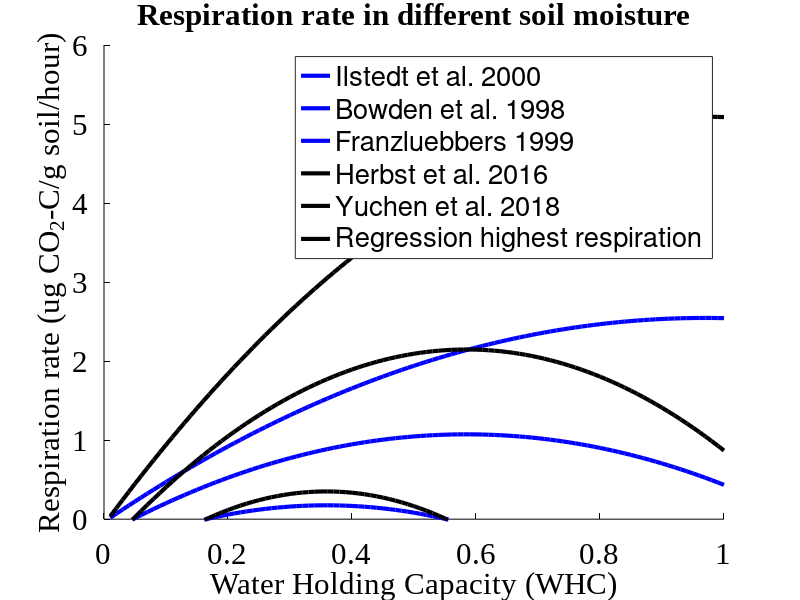

This chart was generated by the following MATLAB code:
%% Plot CO2 respiration rates from the reference
clear;

%% Ilstedt et al. 2000
x1=[0.36 0.36 0.36 0.36 0.42 0.42 0.42 0.42 0.48 0.48 0.48 0.48 0.54 0.54 0.54 0.54 0.6 0.6 0.6 0.6];
y1=[1.69 2.155 1.96 1.775 2.07 1.84 2.01 1.835 1.94 2.055 2 1.915 2.145 2.14 1.97 2.1 2.25 2.375 2.145 1.77];%c.org=0.033
org1=0.033;

x2=[0.36 0.36 0.36 0.42 0.42 0.42 0.48 0.48 0.48 0.48 0.54 0.54 0.54 0.54 0.6 0.6 0.6 0.6];
y2=[1.385 1.27 1.265 1.425 1.335 1.495 1.42 1.495 1.57 1.35 1.53 1.56 1.415 1.495 1.505 1.38 1.42 1.53];%c.org=0.023
org2=0.023;

%% Curiel 2007
x3=[0.5 0.997 0.5 0.997 0.997 0.997 0.5 0.997 0.5 0.997 0.5 0.997 0.5 0.997 0.5 0.997 0.5 0.997 0.5 0.997 0.5 0.997 0.5 0.997 0.5 0.997];
y3=[1.317 2.856 1.871 2.858 1.789 2.596 1.747 3.561 1.278 2.243 2.259 4.106 2.404 2.827 1.633 4.383 1.582 3.075 2.092 4.804 2.098 3.167 2.266 5.474 1.987 3.289];%c.org=0.139
org3=0.139;

x4=[0.4 0.972 0.4 0.972 0.972 0.972 0.4 0.972 0.4 0.972 0.4 0.972 0.972 0.4 0.972 0.972 0.4 0.972 0.4 0.972 0.4 0.972 0.4 0.972];
y4=[0.861 1.707 1.185 2.11 1.597 2.621 1.303 2.391 1.972 1.598 1.416 2.253 2.832 1.065 2.513 2.234 1.264 2.733 2.126 2.224 1.162 3.465 1.731 3.277];%c.org=0.064
org4=0.064;

x5=[0.126 0.995 0.126 0.995 0.126 0.995 0.126 0.126 0.995 0.126 0.995 0.126 0.995 0.126 0.995];
y5=[0.415 1.447 0.318 1.062 0.41 2.112 0.595 0.375 1.693 0.201 2.241 0.359 2.291 0.208 2.536];%c.org=0.017
org5=0.017;

x6=[0.183 0.961 0.183 0.961 0.183 0.961 0.183 0.961 0.183 0.961 0.183 0.961 0.183 0.961];
y6=[0.511 3.003 0.424 2.399 0.526 3.916 0.581 3.685 0.257 4.337 0.409 4.421 0.295 5.298];%c.org=0.039
org6=0.039;

%% Katterer 1998
x7=[0.39 0.56 0.76 1 0.39 0.56 0.76 1];
y7=[0.028 0.041 0.059 0.124 0.06 0.089 0.157 0.237];%c.org=0.013
org7=0.013;

x8=[0.34 0.52 0.72 1 0.34 0.52 0.72 1];
y8=[0.046 0.125 0.298 0.672 0.191 0.378 0.763 1.253];%c.org=0.023
org8=0.023;

%% Bowden et al. 1998
x9=[0.150608188	0.158192958	0.150569817	0.159753399	0.155187189	0.445915352	0.45193968	0.460982567	0.473082384	0.467032475	0.619149943	0.611539593	0.619188315	0.640701943	0.744202704	0.765345408	0.759103641	0.763529156	0.888543545	0.879705307	0.919291918	0.977041045	0.969430695	0.974009695	0.963201719];
y9=[0.25210084	0.336134454	0.378151261	0.210084034	0.210084034	0.168067227	0.378151261	0.672268908	0.924369748	0.798319328	1.092436975	1.092436975	0.966386555	0.294117647	0.294117647	0.840336134	1.344537815	1.806722689	1.134453782	0.168067227	0.12605042	0.420168067	0.420168067	0.378151261	0.882352941];

%% Franzluebbers 1999
x10=[0.048420011	0.118731062	0.207222806	0.25069569	0.359346979	0.441098262	0.440356193	0.543380125	0.549069322	0.612639911	0.625935316	0.676396018	0.766248222	0.811081566	0.779605467	0.875888937];
y10=[1.990291262	1.796116505	2.330097087	3.203883495	2.912621359	3.737864078	4.32038835	3.446601942	3.980582524	4.077669903	3.640776699	4.029126214	3.495145631	3.300970874	3.009708738	2.427184466]/12*44/24;

x11=[0.059224542	0.092336722	0.170308601	0.229350539	0.306531134	0.40416337	0.39211151	0.476657131	0.502282549	0.546716173	0.592062816	0.62474892	0.766449571	0.823908942	0.87509891	0.798526995];
y11=[1.291021973	2.193907115	2.777980401	3.811213099	3.558820379	4.465856717	5.365836022	6.079011504	5.887641366	5.118424737	5.314361191	5.766841561	5.518600037	4.878900724	4.431816909	5.327645018]/12*44/24;

x12=[0.076433121	0.044585987	0.152866242	0.203821656	0.27388535	0.324840764	0.350318471	0.382165605	0.401273885	0.484076433	0.49044586	0.547770701	0.624203822	0.687898089	0.738853503	0.78343949];
y12=[2.385483716	1.032302608	2.77643913	3.487453431	3.684980171	5.489768057	4.526312943	5.043078957	5.752044225	6.014730201	5.822121139	6.083167888	5.959406321	5.963504386	5.709424348	6.033991107]/12*44/24;

x13=[0.063291139	0.094936709	0.183544304	0.215189873	0.329113924	0.35443038	0.360759494	0.46835443	0.512658228	0.550632911	0.582278481	0.664556962	0.727848101	0.759493671	0.848101266	0.860759494];
y13=[0.705155566	1.663247368	2.561231515	4.347921448	3.271631373	4.484273039	5.185797942	5.447609133	5.131741394	5.644068378	6.219730273	5.842544659	5.782840412	5.019997634	5.025645333	4.644022241]/12*44/24;

x14=[0.056074766	0.081055663	0.162228884	0.21748075	0.299124199	0.335214248	0.341679892	0.46770117	0.410450832	0.50455534	0.554517134	0.599365191	0.706048316	0.699230001	0.793510845	0.762769647];
y14=[0.637383178	0.828598131	1.465981308	2.931962617	3.059439252	4.84411215	4.652897196	4.397943925	5.099065421	5.354018692	5.736448598	4.84411215	5.099065421	5.67271028	5.736448598	4.971588785]/12*44/24;

%% Herbst et al. 2016
x15=[0.773169	0.587619	0.533551	0.288034	0.192186	0.128534	0.58364	0.450584	0.40014	0.292916	0.259531	0.195927	0.723186	0.414546	0.321954	0.195775	0.154623	0.142519	0.606019	0.575953	0.327697	0.238877	0.174055	0.152539];
y15=[0.5539092	0.525372	0.3944466	0.2737986	0.1651374	0.1063494	0.4783374	0.4610334	0.3435042	0.348876	0.2877504	0.2297382	0.69936	0.4123554	0.322992	0.1777818	0.02528478	0.0112332	0.66747	0.7017	0.749184	0.614016	0.5790276	0.3964914];

x16=[0.982686	0.786745	0.650814	0.370994	0.260259	0.179032	0.7595	0.595636	0.526591	0.388182	0.339818	0.268864	0.924632	0.499938	0.409181	0.259859	0.200518	0.13885	0.85843	0.601832	0.4707	0.360209	0.259026	0.200745];
y16=[1.012398	0.828408	0.5985858	0.3429798	0.2634414	0.3105264	0.705666	0.5245662	0.462789	0.416772	0.3222534	0.3194886	1.261242	1.013664	0.953352	0.5827476	0.4272294	0.3938874	0.634356	0.4220424	0.4038294	0.378276	0.292191	0.2458458];

%% Our data
x_axis=[0 0.33 0.66 1];
top=[0.0755 1.5530 2.4040 1.2925];
mid=[0.1545 0.8525 1.1175 0.5905];
bot=[0.2030 0.6395 0.5700 0.3050];%per g-soil

%top=[3.5952 73.9524 114.4762 61.5476];
%mid=[11.0357 60.8929 79.8214 42.1786];
%bot=[22.5556 71.0556 63.3333 33.8889];%per g-org.C

top_1=zeros(1,100);
mid_1=zeros(1,100);
bot_1=zeros(1,100);
for i=1:100
    top_1(i)=-5.855*(i*0.01)^2+7.2*(i*0.01)+0.2;
    mid_1(i)=-1.524*(i*0.01)^3-0.4794*(i*0.01)^2+2.439*(i*0.01)+0.1545;
    bot_1(i)=1.474*(i*0.01)^3-3.783*(i*0.01)^2+2.41*(i*0.01)+0.203;%per g-soil
    
    %top_1(i)=-278.7*(i*0.01)^3+138.9*(i*0.01)^2+197.7*(i*0.01)+3.595;
    %mid_1(i)=-108.9*(i*0.01)^3-34.24*(i*0.01)^2+174.2*(i*0.01)+11.04;
    %bot_1(i)=163.8*(i*0.01)^3-420.3*(i*0.01)^2+267.8*(i*0.01)+22.56;%per g-org.C
end

%% Compiled
compiled_x = [x1,x2,x9,x10,x11,x12,x13,x14,x15,x16,x_axis,x_axis,x_axis];
compiled_y = [y1,y2,y9,y10,y11,y12,y13,y14,y15,y16,top,mid,bot];

% Regression
regX = 1:100;
regY = -3.708*(regX/100).^2 + 4.337*(regX/100) - 0.1947; % R-square: 0.2895
regY_lower_bound = -4.669*(regX/100).^2 + 3.348*(regX/100) - 0.4248;
regY_upper_bound = -2.747*(regX/100).^2 + 5.326*(regX/100) - 0.03532;

%% Plotting
% plot([x1,x2],[y1,y2],'x','MarkerSize',10);hold on;
% % plot(x2,y2,'.','MarkerSize',10);
% % plot([x3,x4,x5,x6],[y3,y4,y5,y6],'^','MarkerSize',10);
% % plot(x8,y8,'v','MarkerSize',10);
% plot(x9,y9,'+','MarkerSize',10);
% plot([x10,x11,x12,x13,x14],[y10,y11,y12,y13,y14],'d','MarkerSize',10);
% % plot(x11,y11,'<','MarkerSize',10);
% % plot(x12,y12,'>','MarkerSize',10);
% % plot(x13,y13,'s','MarkerSize',10);
% % plot(x14,y14,'p','MarkerSize',10);
% plot([x15,x16],[y15,y16],'v','MarkerSize',10);
% plot(x_axis,top,'b*',x_axis,mid,'b*',x_axis,bot,'b*','MarkerSize',10);

plot(0.01:0.01:1,regY,'b-','LineWidth',3);hold on;
plot(0.01:0.01:1,regY_lower_bound,'b-','LineWidth',3);
plot(0.01:0.01:1,regY_upper_bound,'b-','LineWidth',3);
plot(0.01:0.01:1,regY*2,'k-','LineWidth',3);
plot(0.01:0.01:1,regY_lower_bound*2,'k-','LineWidth',3);
plot(0.01:0.01:1,regY_upper_bound*2,'k-','LineWidth',3);
% plot(0.01:0.01:1,top_1,'b-','LineWidth',3);hold on;
% plot(0.01:0.01:1,mid_1,'r-','LineWidth',3);
% plot(0.01:0.01:1,bot_1,'k-','LineWidth',3);
% plot(x_axis,mid,'r*','MarkerSize',10);
% plot(x_axis,bot,'k*','MarkerSize',10);
set(gca,'fontsize',22);
set(gca,'FontName','Times New Roman');
%set(gca,'ydir','reverse');
ylim([0 6]);
set(gca,'XColor','k');
set(gca,'YColor','k');
set(gca,'box','off');
xlabel('Water Holding Capacity (WHC)','FontSize',22);
ylabel('Respiration rate (ug CO_2-C/g soil/hour)','FontSize',22);
legend('Ilstedt et al. 2000','Bowden et al. 1998','Franzluebbers 1999','Herbst et al. 2016','Yuchen et al. 2018','Regression highest respiration');
title('Respiration rate in different soil moisture','FontSize',22,'FontWeight','bold');